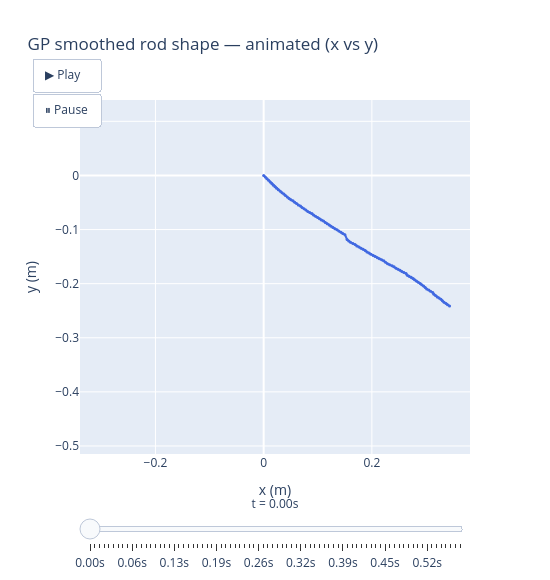
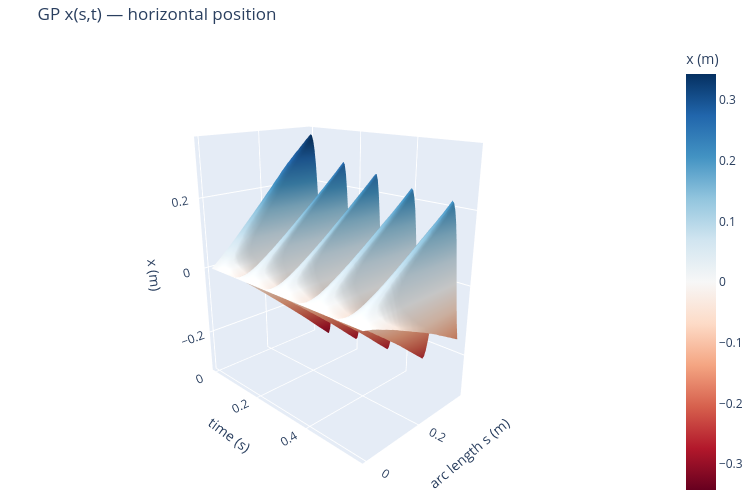
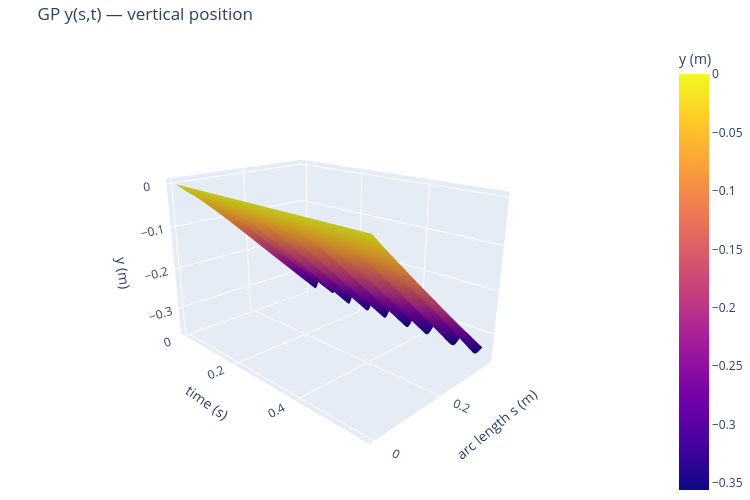

Notebook code for these charts, in order:
### Code cell
import plotly.graph_objects as go

# ── 1. Animated rod shape: physical x vs y at each frame ─────────────────
_anim_idx = np.linspace(0, n_frames - 1, 80, dtype=int)

print(f'Visualization summary:')
print(f'  Animation : {len(_anim_idx)} frames × {N_TRAIN_PTS} nodes = {len(_anim_idx)*N_TRAIN_PTS} points')

frames = []
for _i in _anim_idx:
    frames.append(go.Frame(
        data=[go.Scatter(x=x_gp_all[_i], y=y_gp_all[_i],
                         mode='lines+markers',
                         line=dict(color='royalblue', width=2),
                         marker=dict(size=3, color='royalblue'))],
        name=str(_i),
        layout=go.Layout(title_text=f'GP rod shape — t = {t_raw[_i]:.2f} s')
    ))

_x_range = [x_gp_all.min() * 1.1, x_gp_all.max() * 1.1]
_y_range = [y_gp_all.min() * 1.1, 0.02]

fig_anim = go.Figure(
    data=[go.Scatter(x=x_gp_all[0], y=y_gp_all[0],
                     mode='lines+markers',
                     line=dict(color='royalblue', width=2),
                     marker=dict(size=3))],
    layout=go.Layout(
        title='GP smoothed rod shape — animated (x vs y)',
        xaxis=dict(title='x (m)', range=_x_range, constrain='domain'),
        yaxis=dict(title='y (m)', range=_y_range, scaleanchor='x', scaleratio=1),
        updatemenus=[dict(
            type='buttons', showactive=False, y=1.12, x=0.05,
            buttons=[
                dict(label='▶ Play', method='animate',
                     args=[None, dict(frame=dict(duration=30, redraw=True),
                                      fromcurrent=True, mode='immediate')]),
                dict(label='⏸ Pause', method='animate',
                     args=[[None], dict(frame=dict(duration=0), mode='immediate')])
            ])],
        sliders=[dict(
            steps=[dict(args=[[f.name], dict(frame=dict(duration=0), mode='immediate')],
                        method='animate',
                        label=f'{t_raw[int(f.name)]:.2f}s') for f in frames],
            x=0.0, len=1.0, y=-0.05,
            currentvalue=dict(prefix='t = ', visible=True, xanchor='center'))],
        width=550, height=580
    ),
    frames=frames
)
fig_anim.show()

# ── 2. x(s,t) and y(s,t) surfaces with proper 1D axes ───────────────────
_stride    = 1
_fr        = np.arange(0, n_frames, _stride)
_node_step = 2
_nodes     = np.arange(0, N_TRAIN_PTS, _node_step)
_t_ax      = t_raw[_fr]                           # 1D (n_t,)
_s_ax      = np.linspace(0, L0, len(_nodes))      # 1D (n_s,)
_X         = x_gp_all[_fr, :][:, _nodes].T        # (n_s, n_t)
_Y         = y_gp_all[_fr, :][:, _nodes].T        # (n_s, n_t)

print(f'  x(s,t) surface: {len(_fr)} time pts (stride={_stride}) × '
      f'{len(_nodes)} spatial nodes (stride={_node_step}) = {_X.size} points')
print(f'  y(s,t) surface: same grid = {_Y.size} points')

for Z, cs, lbl, title in [
    (_X, 'RdBu',   'x (m)', 'GP x(s,t) — horizontal position'),
    (_Y, 'plasma', 'y (m)', 'GP y(s,t) — vertical position'),
]:
    kw = dict(cmid=0) if cs == 'RdBu' else {}
    fig = go.Figure(go.Surface(
        x=_t_ax, y=_s_ax, z=Z,
        colorscale=cs, colorbar=dict(title=lbl), **kw
    ))
    fig.update_layout(
        title=title,
        scene=dict(
            xaxis_title='time (s)',
            yaxis_title='arc length s (m)',
            zaxis_title=lbl,
            camera=dict(eye=dict(x=1.8, y=-1.8, z=0.9))
        ),
        width=750, height=500, margin=dict(l=0, r=0, t=40, b=0)
    )
    fig.show()

### Figure 1 — Plotly figure (JSON) as saved in the notebook; plotly's stock layout.template omitted (floating-point values rounded to 4 significant figures)
{"data": [{"line": {"color": "royalblue", "width": 2}, "marker": {"size": 3}, "mode": "lines+markers", "type": "scatter", "x": [0.0, 0.002986, 0.005971, 0.008957, 0.01194, 0.01493, 0.01791, 0.0209, 0.0239, 0.02709, 0.03082, 0.03388, 0.03744, 0.04029, 0.04366, 0.04695, 0.05028, 0.05421, 0.05739, 0.06081, 0.06409, 0.06806, 0.07103, 0.07462, 0.07818, 0.08159, 0.08516, 0.08918, 0.09229, 0.09591, 0.09985, 0.1033, 0.1068, 0.1106, 0.1139, 0.1174, 0.1211, 0.1244, 0.128, 0.1316, 0.1354, 0.139, 0.143, 0.1462, 0.1502, 0.1542, 0.1573, 0.1605, 0.1649, 0.169, 0.1722, 0.1761, 0.18, 0.1839, 0.1877, 0.1909, 0.1946, 0.1981, 0.2024, 0.2061, 0.2102, 0.2139, 0.2181, 0.2221, 0.2252, 0.229, 0.233, 0.2375, 0.2411, 0.2448, 0.2484, 0.252, 0.2554, 0.2591, 0.2632, 0.2655, 0.2689, 0.2727, 0.2763, 0.2791, 0.2824, 0.2858, 0.2894, 0.2922, 0.2957, 0.2986, 0.3013, 0.3051, 0.3084, 0.3125, 0.3146, 0.3175, 0.3207, 0.3242, 0.3277, 0.3304, 0.3334, 0.337, 0.3398, 0.3436], "y": [0.0, -0.002984, -0.005968, -0.008953, -0.01194, -0.01492, -0.01791, -0.02089, -0.02387, -0.02656, -0.0292, -0.03184, -0.03415, -0.03719, -0.0397, -0.04249, -0.04495, -0.04699, -0.04966, -0.05203, -0.05455, -0.05663, -0.05935, -0.06173, -0.064, -0.06665, -0.06866, -0.07056, -0.07323, -0.07561, -0.07759, -0.0801, -0.08243, -0.08433, -0.08681, -0.08926, -0.09141, -0.09394, -0.09641, -0.09838, -0.1004, -0.1028, -0.1049, -0.1075, -0.1094, -0.1184, -0.1211, -0.1236, -0.1256, -0.1277, -0.1302, -0.1324, -0.1344, -0.1365, -0.1388, -0.1413, -0.1436, -0.1459, -0.148, -0.15, -0.152, -0.1539, -0.156, -0.1578, -0.1605, -0.163, -0.165, -0.1669, -0.1689, -0.1715, -0.1736, -0.1754, -0.1773, -0.1795, -0.1812, -0.1844, -0.1863, -0.1882, -0.1905, -0.1928, -0.1952, -0.1975, -0.1997, -0.2022, -0.2044, -0.207, -0.2099, -0.2119, -0.2143, -0.2162, -0.2194, -0.2221, -0.2245, -0.2267, -0.2289, -0.2318, -0.2346, -0.2365, -0.2392, -0.2412]}], "layout": {"height": 580, "sliders": [{"currentvalue": {"prefix": "t = ", "visible": true, "xanchor": "center"}, "len": 1, "steps": [{"args": [["0"], {"frame": {"duration": 0}, "mode": "immediate"}], "label": "0.00s", "method": "animate"}, {"args": [["1"], {"frame": {"duration": 0}, "mode": "immediate"}], "label": "0.01s", "method": "animate"}, {"args": [["2"], {"frame": {"duration": 0}, "mode": "immediate"}], "label": "0.01s", "method": "animate"}, {"args": [["4"], {"frame": {"duration": 0}, "mode": "immediate"}], "label": "0.02s", "method": "animate"}, {"args": [["5"], {"frame": {"duration": 0}, "mode": "immediate"}], "label": "0.03s", "method": "animate"}, {"args": [["7"], {"frame": {"duration": 0}, "mode": "immediate"}], "label": "0.04s", "method": "animate"}, {"args": [["8"], {"frame": {"duration": 0}, "mode": "immediate"}], "label": "0.04s", "method": "animate"}, {"args": [["9"], {"frame": {"duration": 0}, "mode": "immediate"}], "label": "0.05s", "method": "animate"}, {"args": [["11"], {"frame": {"duration": 0}, "mode": "immediate"}], "label": "0.06s", "method": "animate"}, {"args": [["12"], {"frame": {"duration": 0}, "mode": "immediate"}], "label": "0.06s", "method": "animate"}, {"args": [["14"], {"frame": {"duration": 0}, "mode": "immediate"}], "label": "0.07s", "method": "animate"}, {"args": [["15"], {"frame": {"duration": 0}, "mode": "immediate"}], "label": "0.08s", "method": "animate"}, {"args": [["16"], {"frame": {"duration": 0}, "mode": "immediate"}], "label": "0.08s", "method": "animate"}, {"args": [["18"], {"frame": {"duration": 0}, "mode": "immediate"}], "label": "0.09s", "method": "animate"}, {"args": [["19"], {"frame": {"duration": 0}, "mode": "immediate"}], "label": "0.10s", "method": "animate"}, {"args": [["21"], {"frame": {"duration": 0}, "mode": "immediate"}], "label": "0.11s", "method": "animate"}, {"args": [["22"], {"frame": {"duration": 0}, "mode": "immediate"}], "label": "0.11s", "method": "animate"}, {"args": [["23"], {"frame": {"duration": 0}, "mode": "immediate"}], "label": "0.12s", "method": "animate"}, {"args": [["25"], {"frame": {"duration": 0}, "mode": "immediate"}], "label": "0.13s", "method": "animate"}, {"args": [["26"], {"frame": {"duration": 0}, "mode": "immediate"}], "label": "0.13s", "method": "animate"}, {"args": [["28"], {"frame": {"duration": 0}, "mode": "immediate"}], "label": "0.14s", "method": "animate"}, {"args": [["29"], {"frame": {"duration": 0}, "mode": "immediate"}], "label": "0.15s", "method": "animate"}, {"args": [["30"], {"frame": {"duration": 0}, "mode": "immediate"}], "label": "0.15s", "method": "animate"}, {"args": [["32"], {"frame": {"duration": 0}, "mode": "immediate"}], "label": "0.16s", "method": "animate"}, {"args": [["33"], {"frame": {"duration": 0}, "mode": "immediate"}], "label": "0.17s", "method": "animate"}, {"args": [["35"], {"frame": {"duration": 0}, "mode": "immediate"}], "label": "0.18s", "method": "animate"}, {"args": [["36"], {"frame": {"duration": 0}, "mode": "immediate"}], "label": "0.19s", "method": "animate"}, {"args": [["37"], {"frame": {"duration": 0}, "mode": "immediate"}], "label": "0.19s", "method": "animate"}, {"args": [["39"], {"frame": {"duration": 0}, "mode": "immediate"}], "label": "0.20s", "method": "animate"}, {"args": [["40"], {"frame": {"duration": 0}, "mode": "immediate"}], "label": "0.21s", "method": "animate"}, {"args": [["42"], {"frame": {"duration": 0}, "mode": "immediate"}], "label": "0.22s", "method": "animate"}, {"args": [["43"], {"frame": {"duration": 0}, "mode": "immediate"}], "label": "0.22s", "method": "animate"}, {"args": [["44"], {"frame": {"duration": 0}, "mode": "immediate"}], "label": "0.23s", "method": "animate"}, {"args": [["46"], {"frame": {"duration": 0}, "mode": "immediate"}], "label": "0.24s", "method": "animate"}, {"args": [["47"], {"frame": {"duration": 0}, "mode": "immediate"}], "label": "0.24s", "method": "animate"}, {"args": [["49"], {"frame": {"duration": 0}, "mode": "immediate"}], "label": "0.25s", "method": "animate"}, {"args": [["50"], {"frame": {"duration": 0}, "mode": "immediate"}], "label": "0.26s", "method": "animate"}, {"args": [["51"], {"frame": {"duration": 0}, "mode": "immediate"}], "label": "0.26s", "method": "animate"}, {"args": [["53"], {"frame": {"duration": 0}, "mode": "immediate"}], "label": "0.27s", "method": "animate"}, {"args": [["54"], {"frame": {"duration": 0}, "mode": "immediate"}], "label": "0.28s", "method": "animate"}, {"args": [["56"], {"frame": {"duration": 0}, "mode": "immediate"}], "label": "0.29s", "method": "animate"}, {"args": [["57"], {"frame": {"duration": 0}, "mode": "immediate"}], "label": "0.29s", "method": "animate"}, {"args": [["59"], {"frame": {"duration": 0}, "mode": "immediate"}], "label": "0.30s", "method": "animate"}, {"args": [["60"], {"frame": {"duration": 0}, "mode": "immediate"}], "label": "0.31s", "method": "animate"}, {"args": [["61"], {"frame": {"duration": 0}, "mode": "immediate"}], "label": "0.31s", "method": "animate"}, {"args": [["63"], {"frame": {"duration": 0}, "mode": "immediate"}], "label": "0.32s", "method": "animate"}, {"args": [["64"], {"frame": {"duration": 0}, "mode": "immediate"}], "label": "0.33s", "method": "animate"}, {"args": [["66"], {"frame": {"duration": 0}, "mode": "immediate"}], "label": "0.34s", "method": "animate"}, {"args": [["67"], {"frame": {"duration": 0}, "mode": "immediate"}], "label": "0.35s", "method": "animate"}, {"args": [["68"], {"frame": {"duration": 0}, "mode": "immediate"}], "label": "0.35s", "method": "animate"}, {"args": [["70"], {"frame": {"duration": 0}, "mode": "immediate"}], "label": "0.36s", "method": "animate"}, {"args": [["71"], {"frame": {"duration": 0}, "mode": "immediate"}], "label": "0.37s", "method": "animate"}, {"args": [["73"], {"frame": {"duration": 0}, "mode": "immediate"}], "label": "0.38s", "method": "animate"}, {"args": [["74"], {"frame": {"duration": 0}, "mode": "immediate"}], "label": "0.38s", "method": "animate"}, {"args": [["75"], {"frame": {"duration": 0}, "mode": "immediate"}], "label": "0.39s", "method": "animate"}, {"args": [["77"], {"frame": {"duration": 0}, "mode": "immediate"}], "label": "0.40s", "method": "animate"}, {"args": [["78"], {"frame": {"duration": 0}, "mode": "immediate"}], "label": "0.40s", "method": "animate"}, {"args": [["80"], {"frame": {"duration": 0}, "mode": "immediate"}], "label": "0.41s", "method": "animate"}, {"args": [["81"], {"frame": {"duration": 0}, "mode": "immediate"}], "label": "0.42s", "method": "animate"}, {"args": [["82"], {"frame": {"duration": 0}, "mode": "immediate"}], "label": "0.42s", "method": "animate"}, {"args": [["84"], {"frame": {"duration": 0}, "mode": "immediate"}], "label": "0.43s", "method": "animate"}, {"args": [["85"], {"frame": {"duration": 0}, "mode": "immediate"}], "label": "0.44s", "method": "animate"}, {"args": [["87"], {"frame": {"duration": 0}, "mode": "immediate"}], "label": "0.45s", "method": "animate"}, {"args": [["88"], {"frame": {"duration": 0}, "mode": "immediate"}], "label": "0.45s", "method": "animate"}, {"args": [["89"], {"frame": {"duration": 0}, "mode": "immediate"}], "label": "0.46s", "method": "animate"}, {"args": [["91"], {"frame": {"duration": 0}, "mode": "immediate"}], "label": "0.47s", "method": "animate"}, {"args": [["92"], {"frame": {"duration": 0}, "mode": "immediate"}], "label": "0.47s", "method": "animate"}, {"args": [["94"], {"frame": {"duration": 0}, "mode": "immediate"}], "label": "0.48s", "method": "animate"}, {"args": [["95"], {"frame": {"duration": 0}, "mode": "immediate"}], "label": "0.49s", "method": "animate"}, {"args": [["96"], {"frame": {"duration": 0}, "mode": "immediate"}], "label": "0.49s", "method": "animate"}, {"args": [["98"], {"frame": {"duration": 0}, "mode": "immediate"}], "label": "0.51s", "method": "animate"}, {"args": [["99"], {"frame": {"duration": 0}, "mode": "immediate"}], "label": "0.51s", "method": "animate"}, {"args": [["101"], {"frame": {"duration": 0}, "mode": "immediate"}], "label": "0.52s", "method": "animate"}, {"args": [["102"], {"frame": {"duration": 0}, "mode": "immediate"}], "label": "0.53s", "method": "animate"}, {"args": [["103"], {"frame": {"duration": 0}, "mode": "immediate"}], "label": "0.53s", "method": "animate"}, {"args": [["105"], {"frame": {"duration": 0}, "mode": "immediate"}], "label": "0.54s", "method": "animate"}, {"args": [["106"], {"frame": {"duration": 0}, "mode": "immediate"}], "label": "0.55s", "method": "animate"}, {"args": [["108"], {"frame": {"duration": 0}, "mode": "immediate"}], "label": "0.56s", "method": "animate"}, {"args": [["109"], {"frame": {"duration": 0}, "mode": "immediate"}], "label": "0.56s", "method": "animate"}, {"args": [["111"], {"frame": {"duration": 0}, "mode": "immediate"}], "label": "0.57s", "method": "animate"}], "x": 0, "y": -0.05}], "title": {"text": "GP smoothed rod shape — animated (x vs y)"}, "updatemenus": [{"buttons": [{"args": [null, {"frame": {"duration": 30, "redraw": true}, "fromcurrent": true, "mode": "immediate"}], "label": "▶ Play", "method": "animate"}, {"args": [[null], {"frame": {"duration": 0}, "mode": "immediate"}], "label": "⏸ Pause", "method": "animate"}], "showactive": false, "type": "buttons", "x": 0.05, "y": 1.12}], "width": 550, "xaxis": {"constrain": "domain", "range": [-0.3395, 0.3814], "title": {"text": "x (m)"}}, "yaxis": {"range": [-0.3954, 0.02], "scaleanchor": "x", "scaleratio": 1, "title": {"text": "y (m)"}}}}

### Figure 2 — Plotly figure (JSON) as saved in the notebook; plotly's stock layout.template omitted (floating-point values rounded to 4 significant figures; data arrays with more than 128 entries replaced by an {"elided": "..."} marker saying what was removed)
{"data": [{"cmid": 0, "colorbar": {"title": {"text": "x (m)"}}, "colorscale": [[0, "rgb(103,0,31)"], [0.1, "rgb(178,24,43)"], [0.2, "rgb(214,96,77)"], [0.3, "rgb(244,165,130)"], [0.4, "rgb(253,219,199)"], [0.5, "rgb(247,247,247)"], [0.6, "rgb(209,229,240)"], [0.7, "rgb(146,197,222)"], [0.8, "rgb(67,147,195)"], [0.9, "rgb(33,102,172)"], [1, "rgb(5,48,97)"]], "type": "surface", "x": [0.0, 0.005155, 0.01031, 0.01546, 0.02062, 0.02577, 0.03093, 0.03608, 0.04124, 0.04639, 0.05155, 0.0567, 0.06186, 0.06701, 0.07216, 0.07732, 0.08247, 0.08763, 0.09278, 0.09794, 0.1031, 0.1082, 0.1134, 0.1186, 0.1237, 0.1289, 0.134, 0.1392, 0.1443, 0.1495, 0.1546, 0.1598, 0.1649, 0.1701, 0.1753, 0.1804, 0.1856, 0.1907, 0.1959, 0.201, 0.2062, 0.2113, 0.2165, 0.2216, 0.2268, 0.232, 0.2371, 0.2423, 0.2474, 0.2526, 0.2577, 0.2629, 0.268, 0.2732, 0.2784, 0.2835, 0.2887, 0.2938, 0.299, 0.3041, 0.3093, 0.3144, 0.3196, 0.3247, 0.3299, 0.3351, 0.3402, 0.3454, 0.3505, 0.3557, 0.3608, 0.366, 0.3711, 0.3763, 0.3814, 0.3866, 0.3918, 0.3969, 0.4021, 0.4072, 0.4124, 0.4175, 0.4227, 0.4278, 0.433, 0.4381, 0.4433, 0.4485, 0.4536, 0.4588, 0.4639, 0.4691, 0.4742, 0.4794, 0.4845, 0.4897, 0.4948, 0.5, 0.5052, 0.5103, 0.5155, 0.5206, 0.5258, 0.5309, 0.5361, 0.5412, 0.5464, 0.5515, 0.5567, 0.5619, 0.567, 0.5722], "y": [0.0, 0.007816, 0.01563, 0.02345, 0.03127, 0.03908, 0.0469, 0.05471, 0.06253, 0.07035, 0.07816, 0.08598, 0.0938, 0.1016, 0.1094, 0.1172, 0.1251, 0.1329, 0.1407, 0.1485, 0.1563, 0.1641, 0.172, 0.1798, 0.1876, 0.1954, 0.2032, 0.211, 0.2189, 0.2267, 0.2345, 0.2423, 0.2501, 0.2579, 0.2658, 0.2736, 0.2814, 0.2892, 0.297, 0.3048, 0.3127, 0.3205, 0.3283, 0.3361, 0.3439, 0.3517, 0.3596, 0.3674, 0.3752, 0.383], "z": {"elided": "50x112 float values"}}], "layout": {"height": 500, "margin": {"b": 0, "l": 0, "r": 0, "t": 40}, "scene": {"camera": {"eye": {"x": 1.8, "y": -1.8, "z": 0.9}}, "xaxis": {"title": {"text": "time (s)"}}, "yaxis": {"title": {"text": "arc length s (m)"}}, "zaxis": {"title": {"text": "x (m)"}}}, "title": {"text": "GP x(s,t) — horizontal position"}, "width": 750}}

### Figure 3 — Plotly figure (JSON) as saved in the notebook; plotly's stock layout.template omitted (floating-point values rounded to 4 significant figures; data arrays with more than 128 entries replaced by an {"elided": "..."} marker saying what was removed)
{"data": [{"colorbar": {"title": {"text": "y (m)"}}, "colorscale": [[0, "#0d0887"], [0.1111, "#46039f"], [0.2222, "#7201a8"], [0.3333, "#9c179e"], [0.4444, "#bd3786"], [0.5556, "#d8576b"], [0.6667, "#ed7953"], [0.7778, "#fb9f3a"], [0.8889, "#fdca26"], [1, "#f0f921"]], "type": "surface", "x": [0.0, 0.005155, 0.01031, 0.01546, 0.02062, 0.02577, 0.03093, 0.03608, 0.04124, 0.04639, 0.05155, 0.0567, 0.06186, 0.06701, 0.07216, 0.07732, 0.08247, 0.08763, 0.09278, 0.09794, 0.1031, 0.1082, 0.1134, 0.1186, 0.1237, 0.1289, 0.134, 0.1392, 0.1443, 0.1495, 0.1546, 0.1598, 0.1649, 0.1701, 0.1753, 0.1804, 0.1856, 0.1907, 0.1959, 0.201, 0.2062, 0.2113, 0.2165, 0.2216, 0.2268, 0.232, 0.2371, 0.2423, 0.2474, 0.2526, 0.2577, 0.2629, 0.268, 0.2732, 0.2784, 0.2835, 0.2887, 0.2938, 0.299, 0.3041, 0.3093, 0.3144, 0.3196, 0.3247, 0.3299, 0.3351, 0.3402, 0.3454, 0.3505, 0.3557, 0.3608, 0.366, 0.3711, 0.3763, 0.3814, 0.3866, 0.3918, 0.3969, 0.4021, 0.4072, 0.4124, 0.4175, 0.4227, 0.4278, 0.433, 0.4381, 0.4433, 0.4485, 0.4536, 0.4588, 0.4639, 0.4691, 0.4742, 0.4794, 0.4845, 0.4897, 0.4948, 0.5, 0.5052, 0.5103, 0.5155, 0.5206, 0.5258, 0.5309, 0.5361, 0.5412, 0.5464, 0.5515, 0.5567, 0.5619, 0.567, 0.5722], "y": [0.0, 0.007816, 0.01563, 0.02345, 0.03127, 0.03908, 0.0469, 0.05471, 0.06253, 0.07035, 0.07816, 0.08598, 0.0938, 0.1016, 0.1094, 0.1172, 0.1251, 0.1329, 0.1407, 0.1485, 0.1563, 0.1641, 0.172, 0.1798, 0.1876, 0.1954, 0.2032, 0.211, 0.2189, 0.2267, 0.2345, 0.2423, 0.2501, 0.2579, 0.2658, 0.2736, 0.2814, 0.2892, 0.297, 0.3048, 0.3127, 0.3205, 0.3283, 0.3361, 0.3439, 0.3517, 0.3596, 0.3674, 0.3752, 0.383], "z": {"elided": "50x112 float values"}}], "layout": {"height": 500, "margin": {"b": 0, "l": 0, "r": 0, "t": 40}, "scene": {"camera": {"eye": {"x": 1.8, "y": -1.8, "z": 0.9}}, "xaxis": {"title": {"text": "time (s)"}}, "yaxis": {"title": {"text": "arc length s (m)"}}, "zaxis": {"title": {"text": "y (m)"}}}, "title": {"text": "GP y(s,t) — vertical position"}, "width": 750}}
